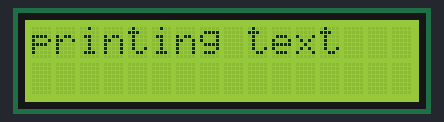
This sketch was run on a simulated Arduino Uno, built with avr-gcc and run on an emulated ATmega328P. Parts: 16×2 character LCD.

Above: at 0.1 s.
At 3.1 s:
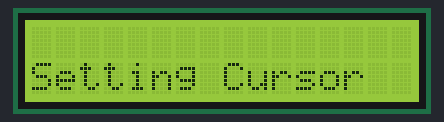
At 6.1 s:
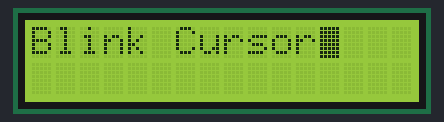
At 9.1 s:
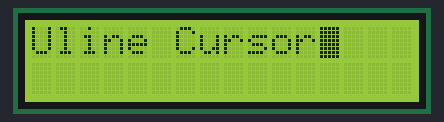
At 19.1 s:
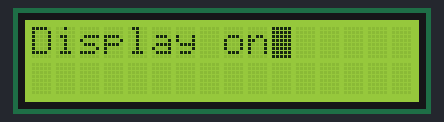
At 34.2 s:
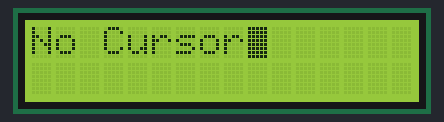

Measured:
- what the display in image 1 shows lasts 3.0 s, from 3.1 s to 6.1 s

The sketch:

LCD_Display.ino
```cpp
#include <LiquidCrystal.h>

LiquidCrystal lcd(12, 11, 5, 4, 3, 2);


void setup() {
  // put your setup code here, to run once:
  lcd.begin(16,2);
  lcd.clear();

}

void loop() {
  // put your main code here, to run repeatedly:

  lcd.print("printing text");

  delay(3000);

  lcd.clear();
  lcd.setCursor(0, 1);
  lcd.print("Setting Cursor");

  delay(3000);

  lcd.clear();
  lcd.print("Blink Cursor");
  lcd.blink();


  delay(3000);

  lcd.clear();
  lcd.print("Uline Cursor");
  lcd.cursor();

  delay(3000);

  lcd.clear();
  lcd.print("No Cursor");
  lcd.noCursor();

  delay(3000);

  lcd.clear();
  lcd.print("No Display");

  delay(1000);

  lcd.noDisplay();
  lcd.clear();
  lcd.print("Display on");

  delay(3000);
  lcd.display();

  delay(3000);


}
```
